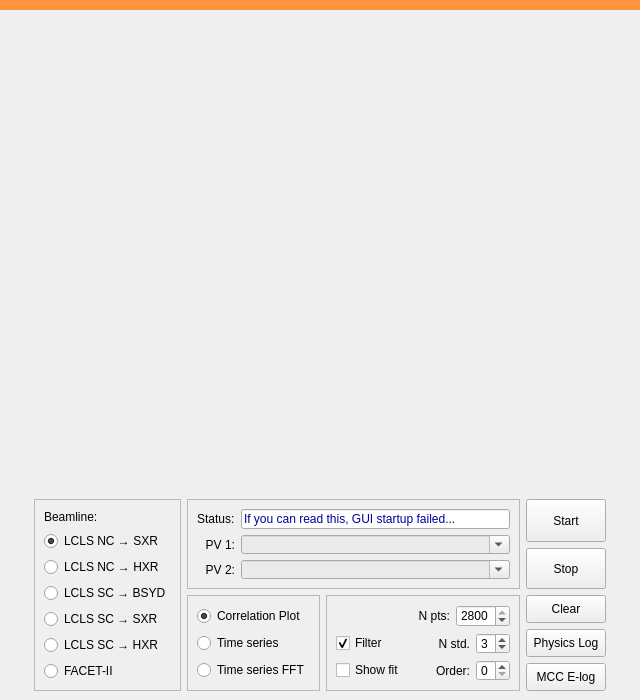
<?xml version="1.0" encoding="UTF-8"?>
<ui version="4.0">
 <class>Form</class>
 <widget class="QWidget" name="Form">
  <property name="geometry">
   <rect>
    <x>0</x>
    <y>0</y>
    <width>640</width>
    <height>700</height>
   </rect>
  </property>
  <property name="minimumSize">
   <size>
    <width>0</width>
    <height>600</height>
   </size>
  </property>
  <property name="windowTitle">
   <string>Real-time BSA Plot</string>
  </property>
  <layout class="QVBoxLayout" name="verticalLayout">
   <property name="spacing">
    <number>0</number>
   </property>
   <property name="leftMargin">
    <number>0</number>
   </property>
   <property name="topMargin">
    <number>0</number>
   </property>
   <property name="rightMargin">
    <number>0</number>
   </property>
   <property name="bottomMargin">
    <number>0</number>
   </property>
   <item>
    <widget class="QWidget" name="banner" native="true">
     <property name="minimumSize">
      <size>
       <width>0</width>
       <height>10</height>
      </size>
     </property>
     <property name="maximumSize">
      <size>
       <width>16777215</width>
       <height>10</height>
      </size>
     </property>
     <property name="styleSheet">
      <string notr="true">background-color: rgb(255, 149, 60);</string>
     </property>
    </widget>
   </item>
   <item>
    <widget class="QFrame" name="plotcontainer">
     <property name="styleSheet">
      <string notr="true"/>
     </property>
     <property name="frameShape">
      <enum>QFrame::NoFrame</enum>
     </property>
     <property name="frameShadow">
      <enum>QFrame::Raised</enum>
     </property>
    </widget>
   </item>
   <item>
    <widget class="QFrame" name="controls">
     <property name="maximumSize">
      <size>
       <width>16777215</width>
       <height>210</height>
      </size>
     </property>
     <property name="styleSheet">
      <string notr="true"/>
     </property>
     <property name="frameShape">
      <enum>QFrame::NoFrame</enum>
     </property>
     <property name="frameShadow">
      <enum>QFrame::Raised</enum>
     </property>
     <layout class="QGridLayout" name="gridLayout">
      <item row="0" column="4" rowspan="2">
       <widget class="QPushButton" name="startButton">
        <property name="sizePolicy">
         <sizepolicy hsizetype="Minimum" vsizetype="Minimum">
          <horstretch>0</horstretch>
          <verstretch>0</verstretch>
         </sizepolicy>
        </property>
        <property name="minimumSize">
         <size>
          <width>80</width>
          <height>0</height>
         </size>
        </property>
        <property name="styleSheet">
         <string notr="true">QPushButton[enabled=&quot;true&quot;] {
background-color: rgb(79, 216, 69);
color: rgb(0,0,0);
}</string>
        </property>
        <property name="text">
         <string>Start</string>
        </property>
        <property name="autoDefault">
         <bool>false</bool>
        </property>
        <property name="flat">
         <bool>false</bool>
        </property>
       </widget>
      </item>
      <item row="0" column="0">
       <spacer name="horizontalSpacer_4">
        <property name="orientation">
         <enum>Qt::Horizontal</enum>
        </property>
        <property name="sizeHint" stdset="0">
         <size>
          <width>40</width>
          <height>20</height>
         </size>
        </property>
       </spacer>
      </item>
      <item row="4" column="4">
       <widget class="QPushButton" name="clearButton">
        <property name="sizePolicy">
         <sizepolicy hsizetype="Minimum" vsizetype="Minimum">
          <horstretch>0</horstretch>
          <verstretch>0</verstretch>
         </sizepolicy>
        </property>
        <property name="styleSheet">
         <string notr="true">QPushButton[enabled=&quot;true&quot;] {
color: rgb(0,0,0);
}
QPushButton[enabled=&quot;false&quot;] {
color: rgb(170,170,170);
}</string>
        </property>
        <property name="text">
         <string>Clear</string>
        </property>
       </widget>
      </item>
      <item row="6" column="4">
       <widget class="QPushButton" name="mccLogButton">
        <property name="sizePolicy">
         <sizepolicy hsizetype="Minimum" vsizetype="Minimum">
          <horstretch>0</horstretch>
          <verstretch>0</verstretch>
         </sizepolicy>
        </property>
        <property name="styleSheet">
         <string notr="true">QPushButton[enabled=&quot;true&quot;] {
background-color: rgb(89, 227, 255);
color: rgb(0,0,0);
}
QPushButton[enabled=&quot;false&quot;] {
background-color: rgb(89, 227, 255);
color: rgb(170,170,170);
}</string>
        </property>
        <property name="text">
         <string>MCC E-log</string>
        </property>
       </widget>
      </item>
      <item row="0" column="5">
       <spacer name="horizontalSpacer_5">
        <property name="orientation">
         <enum>Qt::Horizontal</enum>
        </property>
        <property name="sizeHint" stdset="0">
         <size>
          <width>40</width>
          <height>20</height>
         </size>
        </property>
       </spacer>
      </item>
      <item row="5" column="4">
       <widget class="QPushButton" name="physLogButton">
        <property name="sizePolicy">
         <sizepolicy hsizetype="Minimum" vsizetype="Minimum">
          <horstretch>0</horstretch>
          <verstretch>0</verstretch>
         </sizepolicy>
        </property>
        <property name="minimumSize">
         <size>
          <width>0</width>
          <height>25</height>
         </size>
        </property>
        <property name="styleSheet">
         <string notr="true">QPushButton[enabled=&quot;true&quot;] {
background-color: rgb(89, 227, 255);
color: rgb(0,0,0);
}
QPushButton[enabled=&quot;false&quot;] {
background-color: rgb(89, 227, 255);
color: rgb(170,170,170);
}</string>
        </property>
        <property name="text">
         <string>Physics Log</string>
        </property>
       </widget>
      </item>
      <item row="4" column="3" rowspan="3">
       <widget class="QFrame" name="frame_4">
        <property name="frameShape">
         <enum>QFrame::StyledPanel</enum>
        </property>
        <property name="frameShadow">
         <enum>QFrame::Raised</enum>
        </property>
        <layout class="QGridLayout" name="gridLayout_5">
         <item row="1" column="0">
          <widget class="QWidget" name="ctrl_filt" native="true">
           <layout class="QHBoxLayout" name="horizontalLayout_6">
            <property name="leftMargin">
             <number>0</number>
            </property>
            <property name="topMargin">
             <number>0</number>
            </property>
            <property name="rightMargin">
             <number>0</number>
            </property>
            <property name="bottomMargin">
             <number>0</number>
            </property>
            <item>
             <widget class="QCheckBox" name="set_filt">
              <property name="text">
               <string>Filter</string>
              </property>
              <property name="checked">
               <bool>true</bool>
              </property>
             </widget>
            </item>
            <item>
             <spacer name="horizontalSpacer_2">
              <property name="orientation">
               <enum>Qt::Horizontal</enum>
              </property>
              <property name="sizeHint" stdset="0">
               <size>
                <width>40</width>
                <height>20</height>
               </size>
              </property>
             </spacer>
            </item>
            <item>
             <widget class="QLabel" name="label_8">
              <property name="text">
               <string>N std.</string>
              </property>
              <property name="alignment">
               <set>Qt::AlignRight|Qt::AlignTrailing|Qt::AlignVCenter</set>
              </property>
             </widget>
            </item>
            <item>
             <widget class="QSpinBox" name="set_Nsigma">
              <property name="minimum">
               <number>1</number>
              </property>
              <property name="maximum">
               <number>6</number>
              </property>
              <property name="value">
               <number>3</number>
              </property>
             </widget>
            </item>
           </layout>
          </widget>
         </item>
         <item row="0" column="0">
          <widget class="QWidget" name="ctrl_Npts" native="true">
           <layout class="QHBoxLayout" name="horizontalLayout_2">
            <property name="spacing">
             <number>6</number>
            </property>
            <property name="leftMargin">
             <number>0</number>
            </property>
            <property name="topMargin">
             <number>0</number>
            </property>
            <property name="rightMargin">
             <number>0</number>
            </property>
            <property name="bottomMargin">
             <number>0</number>
            </property>
            <item>
             <spacer name="horizontalSpacer">
              <property name="orientation">
               <enum>Qt::Horizontal</enum>
              </property>
              <property name="sizeHint" stdset="0">
               <size>
                <width>40</width>
                <height>20</height>
               </size>
              </property>
             </spacer>
            </item>
            <item>
             <widget class="QLabel" name="label_5">
              <property name="text">
               <string>N pts:</string>
              </property>
              <property name="alignment">
               <set>Qt::AlignRight|Qt::AlignTrailing|Qt::AlignVCenter</set>
              </property>
             </widget>
            </item>
            <item>
             <widget class="QSpinBox" name="setNpts">
              <property name="minimum">
               <number>100</number>
              </property>
              <property name="maximum">
               <number>2800</number>
              </property>
              <property name="singleStep">
               <number>50</number>
              </property>
              <property name="value">
               <number>2800</number>
              </property>
             </widget>
            </item>
           </layout>
          </widget>
         </item>
         <item row="2" column="0">
          <widget class="QWidget" name="ctrl_fit" native="true">
           <layout class="QHBoxLayout" name="horizontalLayout_5">
            <property name="leftMargin">
             <number>0</number>
            </property>
            <property name="topMargin">
             <number>0</number>
            </property>
            <property name="rightMargin">
             <number>0</number>
            </property>
            <property name="bottomMargin">
             <number>0</number>
            </property>
            <item>
             <widget class="QCheckBox" name="set_fit">
              <property name="text">
               <string>Show fit</string>
              </property>
             </widget>
            </item>
            <item>
             <spacer name="horizontalSpacer_3">
              <property name="orientation">
               <enum>Qt::Horizontal</enum>
              </property>
              <property name="sizeHint" stdset="0">
               <size>
                <width>40</width>
                <height>20</height>
               </size>
              </property>
             </spacer>
            </item>
            <item>
             <widget class="QLabel" name="label_2">
              <property name="text">
               <string>Order:</string>
              </property>
              <property name="alignment">
               <set>Qt::AlignRight|Qt::AlignTrailing|Qt::AlignVCenter</set>
              </property>
             </widget>
            </item>
            <item>
             <widget class="QSpinBox" name="sel_fitord">
              <property name="minimum">
               <number>0</number>
              </property>
              <property name="maximum">
               <number>2</number>
              </property>
             </widget>
            </item>
           </layout>
          </widget>
         </item>
        </layout>
       </widget>
      </item>
      <item row="4" column="2" rowspan="3">
       <widget class="QFrame" name="frame_3">
        <property name="frameShape">
         <enum>QFrame::StyledPanel</enum>
        </property>
        <property name="frameShadow">
         <enum>QFrame::Raised</enum>
        </property>
        <layout class="QGridLayout" name="gridLayout_4">
         <item row="1" column="0">
          <widget class="QWidget" name="ctrl_plotmode" native="true">
           <property name="enabled">
            <bool>true</bool>
           </property>
           <layout class="QVBoxLayout" name="verticalLayout_2">
            <property name="leftMargin">
             <number>0</number>
            </property>
            <property name="topMargin">
             <number>0</number>
            </property>
            <property name="rightMargin">
             <number>0</number>
            </property>
            <property name="bottomMargin">
             <number>0</number>
            </property>
            <item>
             <widget class="QRadioButton" name="plotmode_corr">
              <property name="enabled">
               <bool>true</bool>
              </property>
              <property name="text">
               <string>Correlation Plot</string>
              </property>
              <property name="checked">
               <bool>true</bool>
              </property>
             </widget>
            </item>
            <item>
             <widget class="QRadioButton" name="plotmode_time">
              <property name="enabled">
               <bool>true</bool>
              </property>
              <property name="text">
               <string>Time series</string>
              </property>
              <property name="checked">
               <bool>false</bool>
              </property>
             </widget>
            </item>
            <item>
             <widget class="QRadioButton" name="plotmode_fft">
              <property name="enabled">
               <bool>true</bool>
              </property>
              <property name="text">
               <string>Time series FFT</string>
              </property>
              <property name="checkable">
               <bool>true</bool>
              </property>
              <property name="checked">
               <bool>false</bool>
              </property>
             </widget>
            </item>
           </layout>
          </widget>
         </item>
        </layout>
       </widget>
      </item>
      <item row="0" column="1" rowspan="7">
       <widget class="QFrame" name="frame_2">
        <property name="frameShape">
         <enum>QFrame::StyledPanel</enum>
        </property>
        <property name="frameShadow">
         <enum>QFrame::Raised</enum>
        </property>
        <layout class="QGridLayout" name="gridLayout_3">
         <item row="1" column="0">
          <widget class="QWidget" name="ctrl_beamline" native="true">
           <layout class="QVBoxLayout" name="verticalLayout_3">
            <property name="leftMargin">
             <number>0</number>
            </property>
            <property name="topMargin">
             <number>0</number>
            </property>
            <property name="rightMargin">
             <number>0</number>
            </property>
            <property name="bottomMargin">
             <number>0</number>
            </property>
            <item>
             <widget class="QRadioButton" name="bl_NC_SXR">
              <property name="text">
               <string>LCLS NC → SXR</string>
              </property>
              <property name="checked">
               <bool>true</bool>
              </property>
             </widget>
            </item>
            <item>
             <widget class="QRadioButton" name="bl_NC_HXR">
              <property name="text">
               <string>LCLS NC → HXR</string>
              </property>
              <property name="checked">
               <bool>false</bool>
              </property>
             </widget>
            </item>
            <item>
             <widget class="QRadioButton" name="bl_SC_BSYD">
              <property name="text">
               <string>LCLS SC → BSYD</string>
              </property>
             </widget>
            </item>
            <item>
             <widget class="QRadioButton" name="bl_SC_SXR">
              <property name="text">
               <string>LCLS SC → SXR</string>
              </property>
             </widget>
            </item>
            <item>
             <widget class="QRadioButton" name="bl_SC_HXR">
              <property name="text">
               <string>LCLS SC → HXR</string>
              </property>
             </widget>
            </item>
            <item>
             <widget class="QRadioButton" name="bl_F2">
              <property name="text">
               <string>FACET-II</string>
              </property>
             </widget>
            </item>
           </layout>
          </widget>
         </item>
         <item row="0" column="0">
          <widget class="QLabel" name="label_9">
           <property name="text">
            <string>Beamline:</string>
           </property>
           <property name="alignment">
            <set>Qt::AlignLeading|Qt::AlignLeft|Qt::AlignVCenter</set>
           </property>
          </widget>
         </item>
        </layout>
       </widget>
      </item>
      <item row="0" column="2" rowspan="4" colspan="2">
       <widget class="QFrame" name="frame">
        <property name="maximumSize">
         <size>
          <width>16777215</width>
          <height>90</height>
         </size>
        </property>
        <property name="frameShape">
         <enum>QFrame::StyledPanel</enum>
        </property>
        <property name="frameShadow">
         <enum>QFrame::Raised</enum>
        </property>
        <layout class="QGridLayout" name="gridLayout_2">
         <property name="leftMargin">
          <number>9</number>
         </property>
         <property name="topMargin">
          <number>9</number>
         </property>
         <property name="rightMargin">
          <number>9</number>
         </property>
         <property name="bottomMargin">
          <number>9</number>
         </property>
         <item row="1" column="0">
          <widget class="QLabel" name="label">
           <property name="text">
            <string>PV 1:</string>
           </property>
           <property name="alignment">
            <set>Qt::AlignRight|Qt::AlignTrailing|Qt::AlignVCenter</set>
           </property>
          </widget>
         </item>
         <item row="2" column="2">
          <widget class="QComboBox" name="pvsel_2">
           <property name="styleSheet">
            <string notr="true">background-color: rgb(235, 235, 235);</string>
           </property>
           <property name="editable">
            <bool>true</bool>
           </property>
           <property name="insertPolicy">
            <enum>QComboBox::NoInsert</enum>
           </property>
          </widget>
         </item>
         <item row="2" column="0">
          <widget class="QLabel" name="pv2_label">
           <property name="text">
            <string>PV 2:</string>
           </property>
           <property name="alignment">
            <set>Qt::AlignRight|Qt::AlignTrailing|Qt::AlignVCenter</set>
           </property>
          </widget>
         </item>
         <item row="1" column="2">
          <widget class="QComboBox" name="pvsel_1">
           <property name="styleSheet">
            <string notr="true">background-color: rgb(235, 235, 235);</string>
           </property>
           <property name="editable">
            <bool>true</bool>
           </property>
           <property name="insertPolicy">
            <enum>QComboBox::NoInsert</enum>
           </property>
          </widget>
         </item>
         <item row="0" column="0">
          <widget class="QLabel" name="label_3">
           <property name="font">
            <font>
             <weight>50</weight>
             <bold>false</bold>
            </font>
           </property>
           <property name="text">
            <string>Status:</string>
           </property>
          </widget>
         </item>
         <item row="0" column="2">
          <widget class="QLineEdit" name="status">
           <property name="focusPolicy">
            <enum>Qt::NoFocus</enum>
           </property>
           <property name="styleSheet">
            <string notr="true">color: rgb(0, 0, 158);</string>
           </property>
           <property name="text">
            <string>If you can read this, GUI startup failed...</string>
           </property>
           <property name="readOnly">
            <bool>true</bool>
           </property>
          </widget>
         </item>
        </layout>
       </widget>
      </item>
      <item row="2" column="4" rowspan="2">
       <widget class="QPushButton" name="stopButton">
        <property name="sizePolicy">
         <sizepolicy hsizetype="Minimum" vsizetype="Minimum">
          <horstretch>0</horstretch>
          <verstretch>0</verstretch>
         </sizepolicy>
        </property>
        <property name="styleSheet">
         <string notr="true">QPushButton[enabled=&quot;true&quot;] {
background-color: rgb(221, 55, 55);
color: rgb(0,0,0);
}
QPushButton[enabled=&quot;false&quot;] {
background-color: rgb(221, 55, 55);
color: rgb(170,170,170);
}</string>
        </property>
        <property name="text">
         <string>Stop</string>
        </property>
       </widget>
      </item>
     </layout>
    </widget>
   </item>
  </layout>
 </widget>
 <resources/>
 <connections/>
</ui>
